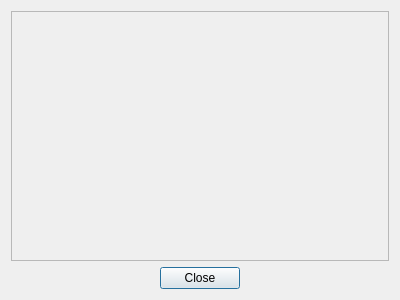
<?xml version="1.0" encoding="UTF-8"?>
<ui version="4.0">
 <class>Inspector</class>
 <widget class="QDialog" name="Inspector">
  <property name="geometry">
   <rect>
    <x>0</x>
    <y>0</y>
    <width>400</width>
    <height>300</height>
   </rect>
  </property>
  <property name="windowTitle">
   <string>Inspector</string>
  </property>
  <layout class="QVBoxLayout" name="verticalLayout">
   <item>
    <widget class="QFrame" name="frame">
     <property name="sizePolicy">
      <sizepolicy hsizetype="Expanding" vsizetype="Expanding">
       <horstretch>0</horstretch>
       <verstretch>0</verstretch>
      </sizepolicy>
     </property>
     <property name="frameShape">
      <enum>QFrame::StyledPanel</enum>
     </property>
     <property name="frameShadow">
      <enum>QFrame::Raised</enum>
     </property>
    </widget>
   </item>
   <item>
    <layout class="QHBoxLayout" name="horizontalLayout">
     <item>
      <spacer name="horizontalSpacer">
       <property name="orientation">
        <enum>Qt::Horizontal</enum>
       </property>
       <property name="sizeHint" stdset="0">
        <size>
         <width>40</width>
         <height>20</height>
        </size>
       </property>
      </spacer>
     </item>
     <item>
      <widget class="QPushButton" name="btnClose">
       <property name="text">
        <string>Close</string>
       </property>
      </widget>
     </item>
     <item>
      <spacer name="horizontalSpacer_2">
       <property name="orientation">
        <enum>Qt::Horizontal</enum>
       </property>
       <property name="sizeHint" stdset="0">
        <size>
         <width>40</width>
         <height>20</height>
        </size>
       </property>
      </spacer>
     </item>
    </layout>
   </item>
  </layout>
 </widget>
 <resources/>
 <connections/>
</ui>
